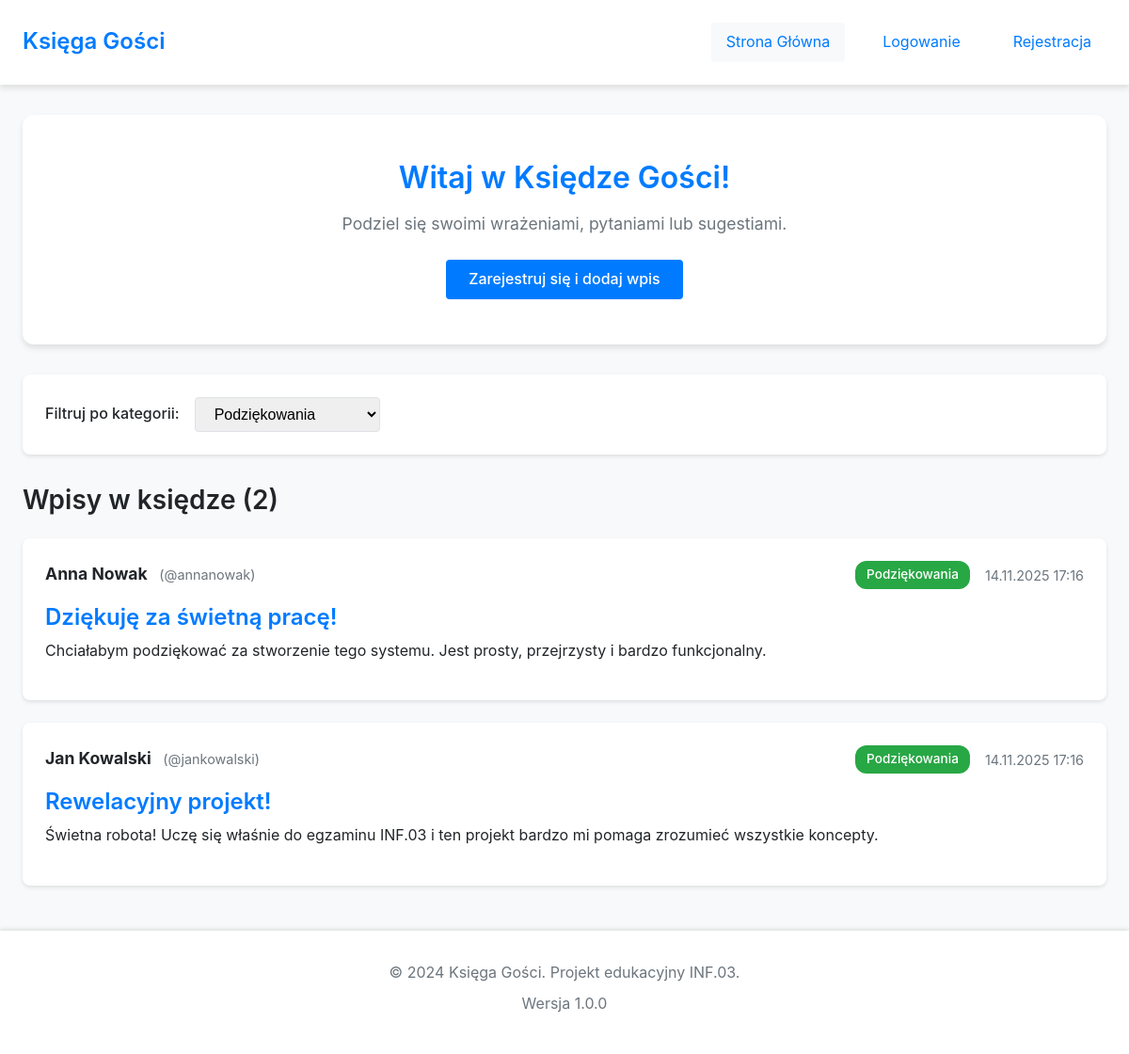
Screenshot of /index.php?category=2 with the database file from the repository.
### tables this page shows
CREATE TABLE entries (
    id INT AUTO_INCREMENT PRIMARY KEY,
    user_id INT NOT NULL,
    category_id INT NULL,
    title VARCHAR(200) NOT NULL,
    content TEXT NOT NULL,
    created_at TIMESTAMP DEFAULT CURRENT_TIMESTAMP,
    updated_at TIMESTAMP NULL ON UPDATE CURRENT_TIMESTAMP,
    is_approved BOOLEAN DEFAULT TRUE,
    ip_address VARCHAR(45),
    FOREIGN KEY (user_id) REFERENCES users(id) ON DELETE CASCADE,
    FOREIGN KEY (category_id) REFERENCES categories(id) ON DELETE SET NULL,
    INDEX idx_user_id (user_id),
    INDEX idx_category_id (category_id),
    INDEX idx_created_at (created_at),
    INDEX idx_approved (is_approved)
);

CREATE TABLE users (
    id INT AUTO_INCREMENT PRIMARY KEY,
    username VARCHAR(50) NOT NULL UNIQUE,
    email VARCHAR(100) NOT NULL UNIQUE,
    password_hash VARCHAR(255) NOT NULL,
    full_name VARCHAR(100) NOT NULL,
    role ENUM('user', 'moderator', 'admin') DEFAULT 'user',
    created_at TIMESTAMP DEFAULT CURRENT_TIMESTAMP,
    last_login TIMESTAMP NULL,
    is_active BOOLEAN DEFAULT TRUE,
    INDEX idx_username (username),
    INDEX idx_email (email)
);

CREATE TABLE categories (
    id INT AUTO_INCREMENT PRIMARY KEY,
    name VARCHAR(50) NOT NULL UNIQUE,
    description TEXT,
    color VARCHAR(7) DEFAULT '#007bff',
    created_at TIMESTAMP DEFAULT CURRENT_TIMESTAMP,
    INDEX idx_name (name)
);

### php/functions.php (called while the page is built, shortened)
<?php
function escapeHTML($text) {
    return htmlspecialchars($text, ENT_QUOTES, 'UTF-8');
}
function isLoggedIn() {
    return isset($_SESSION['user_id']) && isset($_SESSION['username']);
}
function formatDate($date, $format = 'd.m.Y H:i') {
    return date($format, strtotime($date));
}

### index.php (the view, shortened to what this page needs)
<?php
require_once 'php/functions.php';
$db = getDB();
$stmt = $db->query("SELECT * FROM categories ORDER BY name");
$categories = $stmt->fetchAll();
$page = isset($_GET['page']) ? (int)$_GET['page'] : 1;
$category_filter = isset($_GET['category']) ? (int)$_GET['category'] : 0;
$offset = ($page - 1) * ENTRIES_PER_PAGE;
$sql = "SELECT e.*, u.username, u.full_name, c.name AS category_name, c.color AS category_color
        FROM entries e
        INNER JOIN users u ON e.user_id = u.id
        LEFT JOIN categories c ON e.category_id = c.id
        WHERE e.is_approved = 1";
if ($category_filter > 0) {
    $sql .= " AND e.category_id = :category_id";
}
$sql .= " ORDER BY e.created_at DESC LIMIT :limit OFFSET :offset";
$stmt = $db->prepare($sql);
if ($category_filter > 0) {
    $stmt->bindValue(':category_id', $category_filter, PDO::PARAM_INT);
}
$stmt->bindValue(':limit', ENTRIES_PER_PAGE, PDO::PARAM_INT);
$stmt->bindValue(':offset', $offset, PDO::PARAM_INT);
$stmt->execute();
$entries = $stmt->fetchAll();
$count_sql = "SELECT COUNT(*) FROM entries WHERE is_approved = 1";
if ($category_filter > 0) {
    $count_sql .= " AND category_id = :category_id";
    $count_stmt = $db->prepare($count_sql);
    $count_stmt->bindValue(':category_id', $category_filter, PDO::PARAM_INT);
    $count_stmt->execute();
    $total_entries = $count_stmt->fetchColumn();
} else {
    $total_entries = $db->query($count_sql)->fetchColumn();
}
?>
<!DOCTYPE html>
<html lang="pl">
<head>
    <link rel="stylesheet" href="css/style.css">
</head>
<body>
    <nav class="navbar">
        <div class="container">
            <div class="nav-brand">
                <h1><?php echo APP_NAME; ?></h1>
            </div>
            <div class="nav-menu">
                <a href="index.php" class="nav-link active">Strona Główna</a>
                <?php if (isLoggedIn()): ?>
                    <a href="pages/dashboard.php" class="nav-link">Panel użytkownika</a>
                    <a href="pages/add-entry.php" class="nav-link">Dodaj wpis</a>
                    <a href="php/logout.php" class="nav-link">Wyloguj (<?php echo escapeHTML($_SESSION['username']); ?>)</a>
                <?php else: ?>
                    <a href="pages/login.php" class="nav-link">Logowanie</a>
                    <a href="pages/register.php" class="nav-link">Rejestracja</a>
                <?php endif; ?>
            </div>
        </div>
    </nav>
    <main class="container">
        <section class="hero">
            <h2>Witaj w Księdze Gości!</h2>
            <p>Podziel się swoimi wrażeniami, pytaniami lub sugestiami.</p>
            <?php if (!isLoggedIn()): ?>
                <a href="pages/register.php" class="btn btn-primary">Zarejestruj się i dodaj wpis</a>
            <?php else: ?>
                <a href="pages/add-entry.php" class="btn btn-primary">Dodaj nowy wpis</a>
            <?php endif; ?>
        </section>
        <section class="filters">
            <form method="GET" action="index.php" class="filter-form">
                <label for="category">Filtruj po kategorii:</label>
                <select name="category" id="category" onchange="this.form.submit()">
                    <?php foreach ($categories as $cat): ?>
                        <option value="<?php echo $cat['id']; ?>" <?php echo $category_filter == $cat['id'] ? 'selected' : ''; ?>>
                            <?php echo escapeHTML($cat['name']); ?>
                        </option>
                    <?php endforeach; ?>
                </select>
            </form>
        </section>
        <section class="entries">
            <h3>Wpisy w księdze (<?php echo $total_entries; ?>)</h3>
            <?php if (empty($entries)): ?>
                <div class="no-entries">
                    <p>Brak wpisów do wyświetlenia.</p>
                    <?php if (isLoggedIn()): ?>
                        <a href="pages/add-entry.php" class="btn btn-secondary">Dodaj pierwszy wpis!</a>
                    <?php endif; ?>
                </div>
            <?php else: ?>
                <?php foreach ($entries as $entry): ?>
                    <article class="entry-card">
                        <div class="entry-header">
                            <div class="entry-author">
                                <strong><?php echo escapeHTML($entry['full_name']); ?></strong>
                                <span class="entry-username">(@<?php echo escapeHTML($entry['username']); ?>)</span>
                            </div>
                            <div class="entry-meta">
                                <?php if ($entry['category_name']): ?>
                                    <span class="badge" style="background-color: <?php echo escapeHTML($entry['category_color']); ?>">
                                        <?php echo escapeHTML($entry['category_name']); ?>
                                    </span>
                                <?php endif; ?>
                                <span class="entry-date"><?php echo formatDate($entry['created_at']); ?></span>
                            </div>
                        </div>
                        <div class="entry-body">
                            <h4 class="entry-title"><?php echo escapeHTML($entry['title']); ?></h4>
                            <p class="entry-content"><?php echo nl2br(escapeHTML($entry['content'])); ?></p>
                        </div>
                    </article>
                <?php endforeach; ?>
            <?php endif; ?>
        </section>
    </main>
    <footer class="footer">
        <div class="container">
            <p>&copy; 2024 <?php echo APP_NAME; ?>. Projekt edukacyjny INF.03.</p>
            <p>Wersja <?php echo APP_VERSION; ?></p>
        </div>
    </footer>
</body>
</html>

### css/style.css (style rules this page uses)
* { margin: 0; padding: 0; box-sizing: border-box; }
:root { --primary-color: #007bff; --primary-dark: #0056b3; --secondary-color: #6c757d; --success-color: #28a745; --danger-color: #dc3545; --warning-color: #ffc107; --info-color: #17a2b8; --bg-color: #f8f9fa; --text-color: #212529; --text-muted: #6c757d; --border-color: #dee2e6; --white: #ffffff; --shadow-sm: 0 2px 4px rgba(0,0,0,0.1); --shadow-md: 0 4px 6px rgba(0,0,0,0.1); --shadow-lg: 0 10px 15px rgba(0,0,0,0.1); --radius-sm: 4px; --radius-md: 8px; --radius-lg: 12px; --spacing-xs: 0.5rem; --spacing-sm: 1rem; --spacing-md: 1.5rem; --spacing-lg: 2rem; --spacing-xl: 3rem; }
body { font-family: -apple-system, BlinkMacSystemFont, 'Segoe UI', Roboto, 'Helvetica Neue', Arial, sans-serif; font-size: 16px; line-height: 1.6; color: var(--text-color); background-color: var(--bg-color); }
h1, h2, h3, h4, h5, h6 { margin-bottom: var(--spacing-sm); font-weight: 600; line-height: 1.2; }
h1 { font-size: 2.5rem; }
h2 { font-size: 2rem; }
h3 { font-size: 1.75rem; }
h4 { font-size: 1.5rem; }
p { margin-bottom: var(--spacing-sm); }
a { color: var(--primary-color); text-decoration: none; transition: color 0.3s ease; }
.container { max-width: 1200px; margin: 0 auto; padding: 0 var(--spacing-md); }
.navbar { background-color: var(--white); box-shadow: var(--shadow-md); padding: var(--spacing-md) 0; margin-bottom: var(--spacing-lg); position: sticky; top: 0; z-index: 1000; }
.navbar .container { display: flex; justify-content: space-between; align-items: center; }
.nav-brand h1 { font-size: 1.5rem; color: var(--primary-color); margin: 0; }
.nav-menu { display: flex; gap: var(--spacing-md); align-items: center; }
.nav-link { padding: var(--spacing-xs) var(--spacing-sm); border-radius: var(--radius-sm); transition: background-color 0.3s ease; }
.nav-link:hover, .nav-link.active { background-color: var(--bg-color); color: var(--primary-color); }
.btn { display: inline-block; padding: var(--spacing-xs) var(--spacing-md); font-size: 1rem; font-weight: 500; text-align: center; border: none; border-radius: var(--radius-sm); cursor: pointer; transition: all 0.3s ease; text-decoration: none; }
.btn-primary { background-color: var(--primary-color); color: var(--white); }
.hero { background-color: var(--white); padding: var(--spacing-xl); border-radius: var(--radius-lg); text-align: center; box-shadow: var(--shadow-md); margin-bottom: var(--spacing-lg); }
.hero h2 { color: var(--primary-color); margin-bottom: var(--spacing-sm); }
.hero p { color: var(--text-muted); font-size: 1.1rem; margin-bottom: var(--spacing-md); }
.filters { background-color: var(--white); padding: var(--spacing-md); border-radius: var(--radius-md); box-shadow: var(--shadow-sm); margin-bottom: var(--spacing-lg); }
.filter-form { display: flex; align-items: center; gap: var(--spacing-sm); }
.filter-form label { font-weight: 500; }
.filter-form select { padding: var(--spacing-xs) var(--spacing-sm); border: 1px solid var(--border-color); border-radius: var(--radius-sm); font-size: 1rem; }
.entries h3 { margin-bottom: var(--spacing-md); color: var(--text-color); }
.entry-card { background-color: var(--white); padding: var(--spacing-md); border-radius: var(--radius-md); box-shadow: var(--shadow-sm); margin-bottom: var(--spacing-md); transition: box-shadow 0.3s ease; }
.entry-header { display: flex; justify-content: space-between; align-items: flex-start; margin-bottom: var(--spacing-sm); flex-wrap: wrap; gap: var(--spacing-sm); }
.entry-author strong { color: var(--text-color); font-size: 1.1rem; }
.entry-username { color: var(--text-muted); font-size: 0.9rem; margin-left: var(--spacing-xs); }
.entry-meta { display: flex; align-items: center; gap: var(--spacing-sm); }
.badge { display: inline-block; padding: 0.25rem 0.75rem; font-size: 0.85rem; font-weight: 500; color: var(--white); border-radius: var(--radius-lg); }
.entry-date { color: var(--text-muted); font-size: 0.9rem; }
.entry-title { color: var(--primary-color); margin-bottom: var(--spacing-xs); }
.entry-content { color: var(--text-color); line-height: 1.6; }
.footer { background-color: var(--white); padding: var(--spacing-lg) 0; margin-top: var(--spacing-xl); text-align: center; box-shadow: 0 -2px 4px rgba(0,0,0,0.1); }
.footer p { color: var(--text-muted); margin-bottom: var(--spacing-xs); }

### rows the page displays
entries: user.full_name "Anna Nowak", user.username "annanowak", category.name "Podziękowania", created_at "14.11.2025 17:16", title "Dziękuję za świetną pracę!", content "Chciałabym podziękować za stworzenie tego systemu. Jest prosty, przejrzysty i bardzo funkcjonalny."
entries: user.full_name "Jan Kowalski", user.username "jankowalski", category.name "Podziękowania", created_at "14.11.2025 17:16", title "Rewelacyjny projekt!", content "Świetna robota! Uczę się właśnie do egzaminu INF.03 i ten projekt bardzo mi pomaga zrozumieć wszystkie koncepty."

### other values shown
APP_NAME "Księga Gości"
$total_entries "2"
APP_VERSION "1.0.0"
form field category "Podziękowania"
